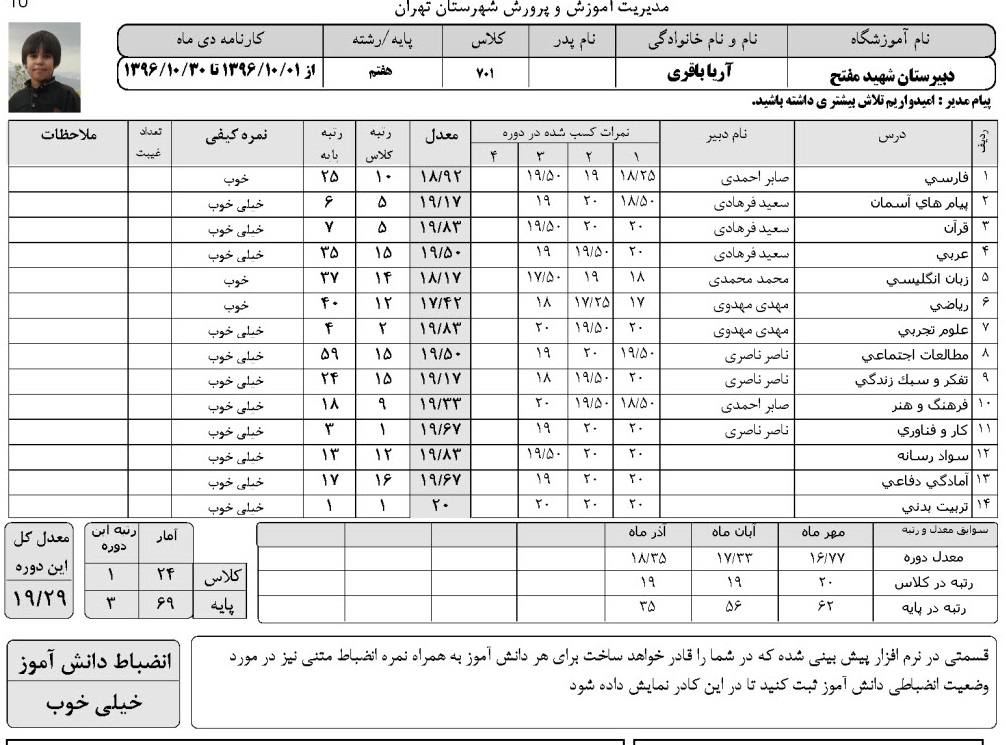
#> input picture imges/F2.jpg, 1006 x 745 px, found by its file name
$ python Preprocess.py
#> lines starting #> are read from the running program, lines starting #| are printed output that depends on the picture; after the words box and inside, x2 and y2 are one past the last pixel; in counts of white or black regions, pixels touching at a corner belong together
import cv2
import os
import numpy as np
import csv


def read_img(path):
#> called with path = 'imges\\F2.jpg'
    img = cv2.imread(path)
#> img is the input picture: shape (745, 1006, 3); mean B, G, R 228.6, 228.7, 228.7
    return img

def enhancing_image(img):
    image = img.copy()

    height =image.shape[0]
#> height = 745
    width = image.shape[1]
#> width = 1006

    w =int(image.shape[0] * 8)
#> w = 5960
    h =int(image.shape[1] * 8)
#> h = 8048
    image = cv2.resize(image, (w, h),interpolation=cv2.INTER_CUBIC)

    mask = np.zeros(image.shape, dtype=np.uint8)
    gray = cv2.cvtColor(image, cv2.COLOR_BGR2GRAY)
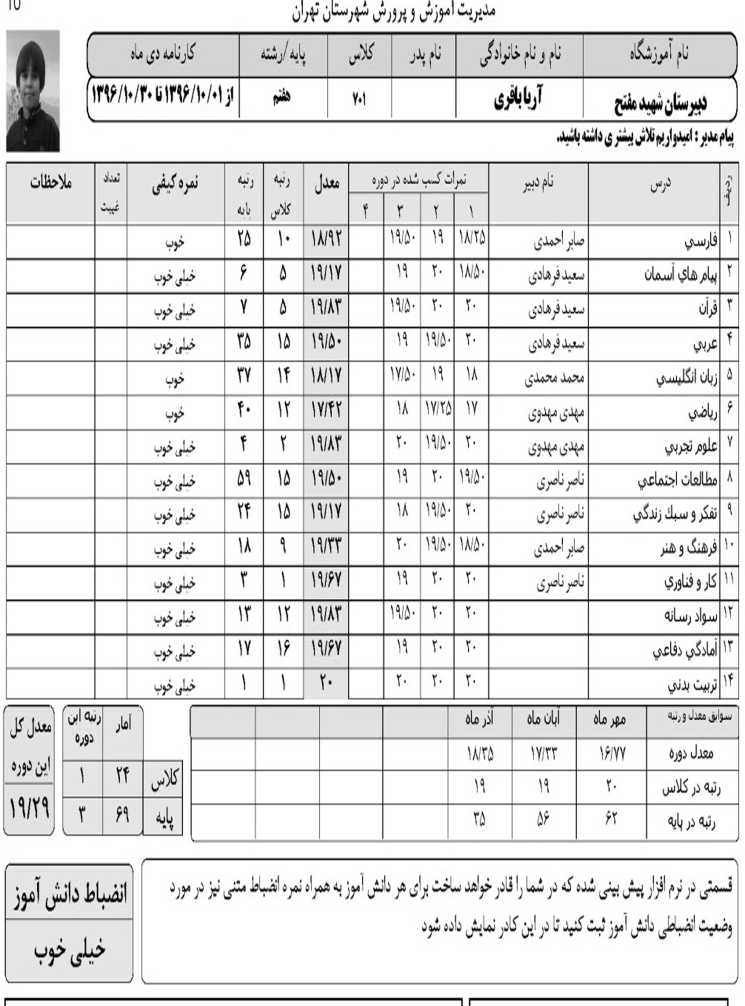
#> gray: shape (8048, 5960) (shown at 1/8 size); min 0, max 255, mean 228
    thresh = cv2.threshold(gray, 0, 255, cv2.THRESH_BINARY_INV + cv2.THRESH_OTSU)[1]
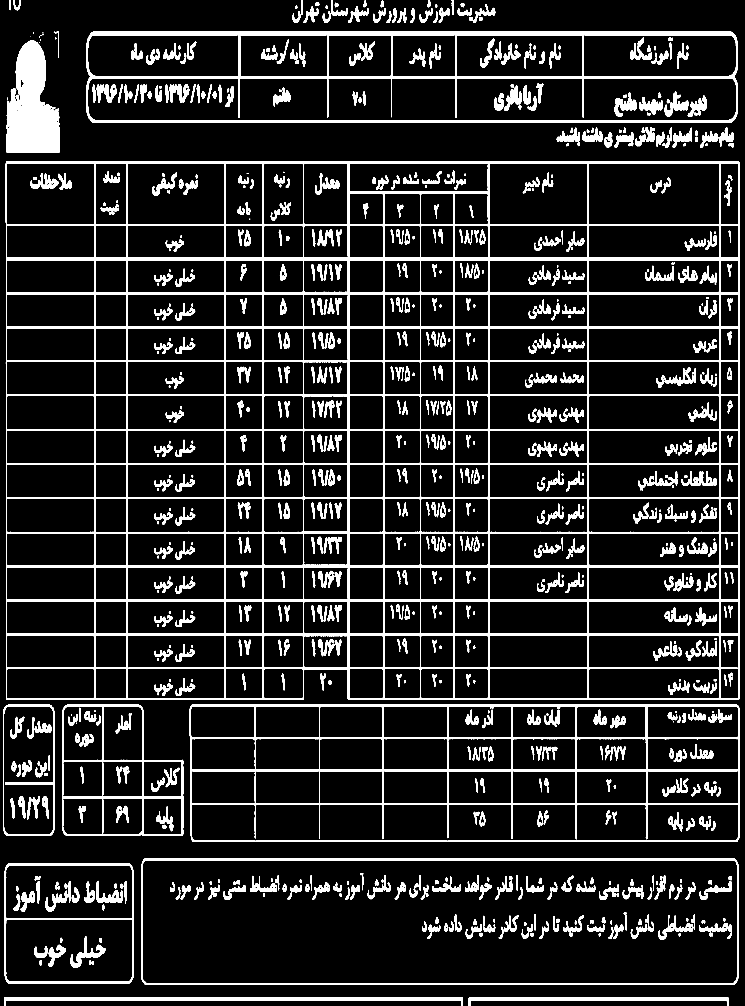
#> thresh: shape (8048, 5960) (shown at 1/8 size); 11% white; 1046 white regions (8 under 20 px)

    cnts = cv2.findContours(thresh, cv2.RETR_TREE, cv2.CHAIN_APPROX_SIMPLE)
#> cnts = 1537 contours, 38 with area under 20; largest, box (x1, y1, x2, y2) and area: (47, 1292, 5914, 5598) 25148404, (1131, 6865, 5907, 7875) 4815264, (1137, 6881, 5902, 7865) 4675192, (692, 252, 5902, 982) 3776650, (1516, 5636, 5913, 6735) 3552679
    cnts = cnts[0] if len(cnts) == 2 else cnts[1]
    for c in cnts:
        area = cv2.contourArea(c)
        if area < 10000:
            cv2.drawContours(mask, [c], -1, (255,255,255), -1)
#> this loop made 1537 passes
#> area on passes 1 to 3: 50911.5, 89084.5, 982145

    mask = cv2.cvtColor(mask, cv2.COLOR_BGR2GRAY)
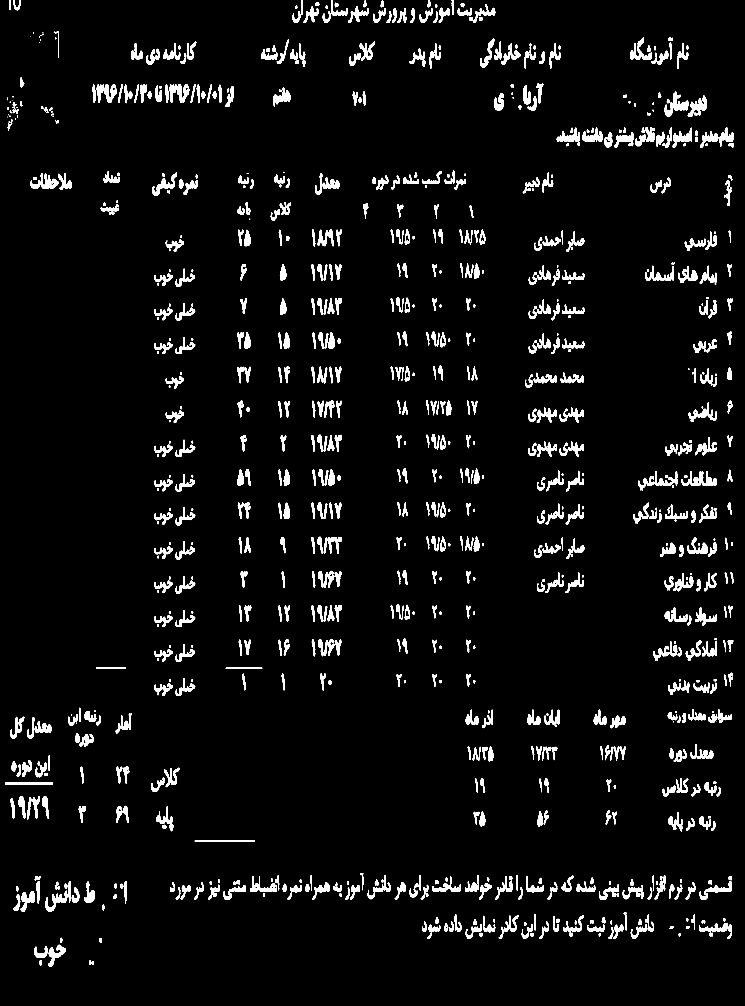
#> mask: shape (8048, 5960) (shown at 1/8 size); 4% white; 1076 white regions (12 under 20 px), largest, box (x1, y1, x2, y2) and area: (5503, 766, 5656, 931) 10322, (4455, 1022, 4639, 1169) 9705, (1219, 1382, 1415, 1565) 9440
    result = cv2.bitwise_and(image,image,mask=mask)
    result[mask==0] = (255,255,255)

    enhanced_img = cv2.resize(result, (width, height),interpolation=cv2.INTER_CUBIC)
    cv2.imshow('enhanced image', enhanced_img)
    cv2.waitKey()
    return enhanced_img

def detect_word(enhanced_img):
    word_count = 0
    pos = []
    words = {}
    image = enhanced_img.copy()
    gray = cv2.cvtColor(image, cv2.COLOR_BGR2GRAY)
#> gray: shape (745, 1006)
    blurred = cv2.blur(gray, (15, 12))
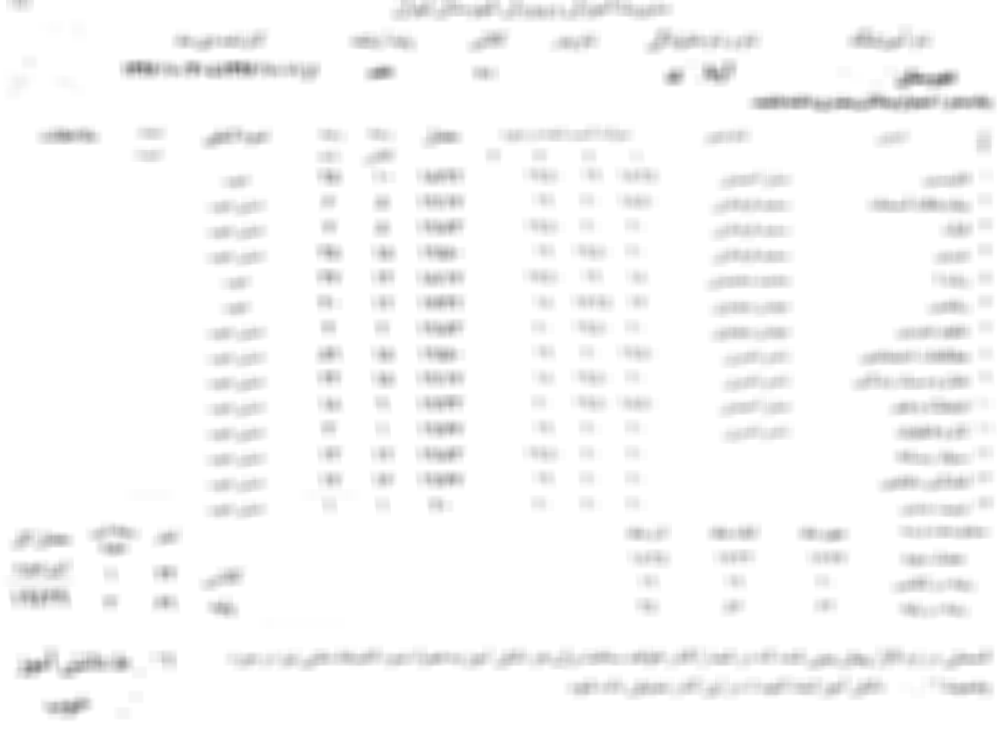
#> blurred: shape (745, 1006); min 123, max 255, mean 248.2
    thresh = cv2.threshold(blurred, 0, 255, cv2.THRESH_BINARY_INV + cv2.THRESH_OTSU)[1]
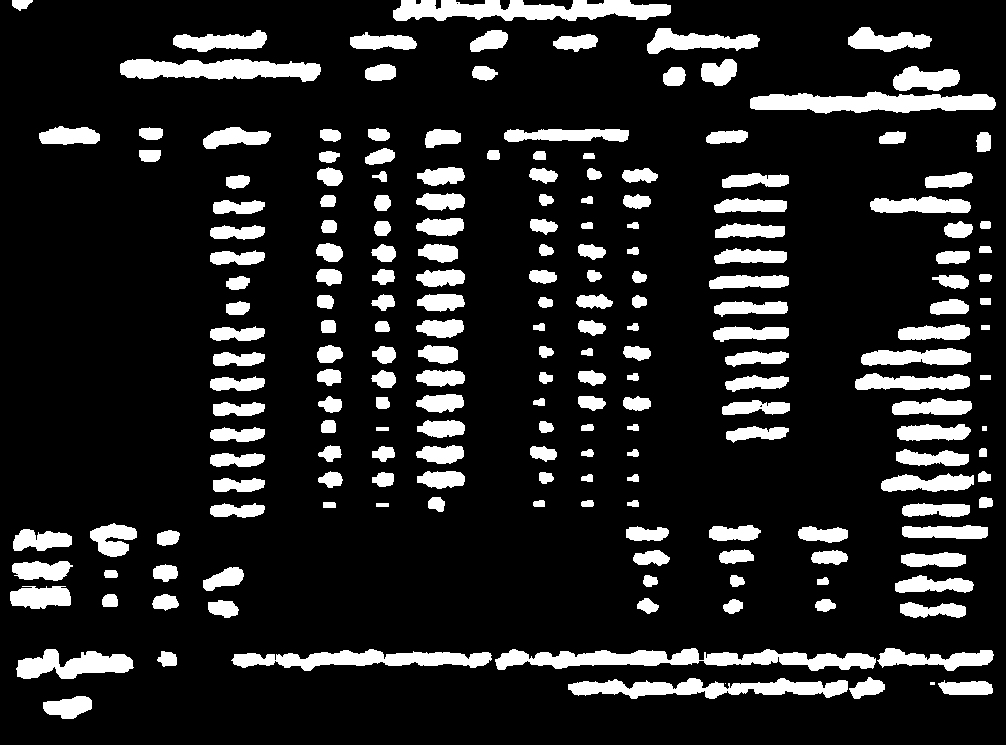
#> thresh: shape (745, 1006); 14.5% white; 202 white regions (2 under 20 px)
    # cv2.imshow(thresh)
    cnts = cv2.findContours(thresh, cv2.RETR_EXTERNAL, cv2.CHAIN_APPROX_SIMPLE)
#> cnts = 202 contours, 3 with area under 20; largest, box (x1, y1, x2, y2) and area: (495, 648, 876, 671) 4242, (393, 0, 671, 21) 3812, (750, 91, 996, 114) 3492, (120, 59, 321, 82) 3036, (568, 678, 848, 699) 3032
    cnts = cnts[0] if len(cnts) == 2 else cnts[1]
    for c in cnts:
        x, y, w, h = cv2.boundingRect(c)
        if (x == 0):  x+=5
        if (y == 0):  y+=5
        if ([x,y,w,h] not in pos and w > 0 and h > 0) :
            word = image[y-5:y+h+5, x-5:x+w+5]
            word_pos=[x, y, w, h]
            pos.append([x, y, w, h])
            words[word_count]={'img' : word,'pos':word_pos}
            word_count += 1
            cv2.rectangle(enhanced_img, (x-5, y-5), (x+w+5, y+h+5), (0, 255, 0), 2)
#> this loop made 202 passes
#> (c, x, y, w, h) on passes 3, 40: ([[930, 682], [930, 684], [934, 684], [934, 682]], 930, 682, 5, 3), ([[376, 503], [376, 506], [388, 506], [388, 503]], 376, 503, 13, 4)
#> (x, y, w, h) on passes 1, 2, 4, 5, 6, 7: (43, 696, 49, 23), (725, 683, 1, 1), (938, 680, 55, 15), (568, 678, 280, 21), (849, 677, 36, 22), (157, 651, 20, 16)
#> pass 1, in detect_word, `word = image[y-5:y+h+5, x-5:x+w+5]`:
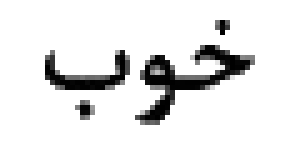
#> word: shape (33, 59, 3) (shown 5 times larger); min 0, max 255, mean 231.3
#> after the loop:
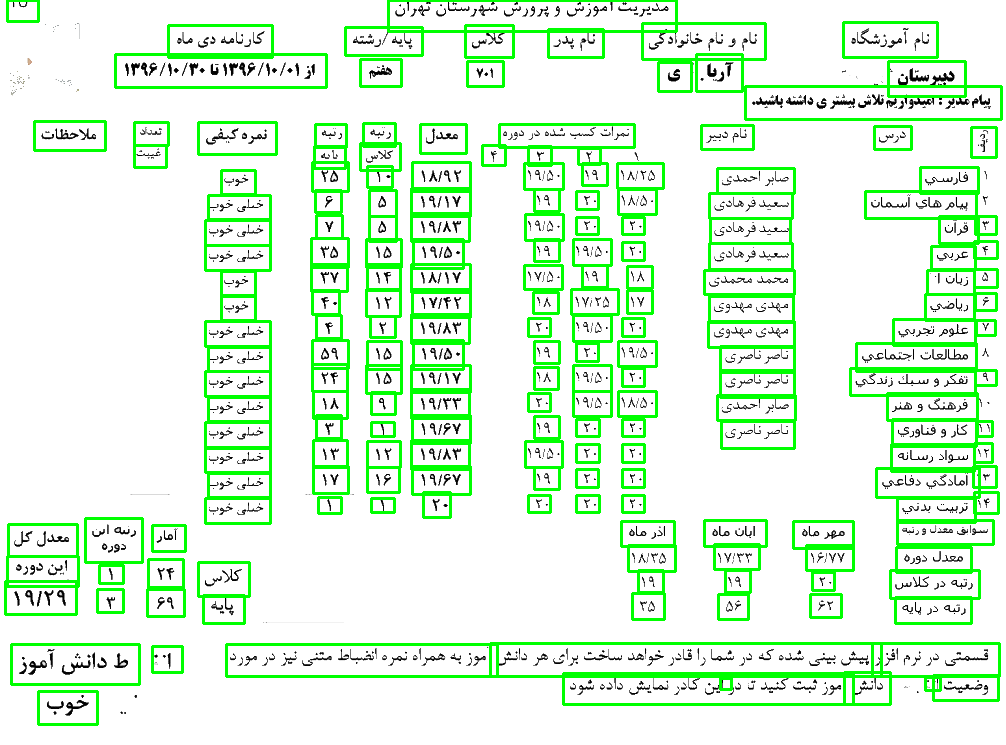
#> enhanced_img: shape (745, 1006, 3); mean of channels 0, 1, 2 219.5, 248.2, 219.5; drawn as B, G, R
    cv2.imshow('words detect', enhanced_img)
    cv2.waitKey()
    return words


def save_words(words):
    # header = ['name','x', 'y', 'w', 'h']
    with open('words\\words.csv', 'w', newline="", encoding='utf8') as file:
        writer = csv.writer(file)
        # writer.writerow(header)
        for i, (key , values) in enumerate(words.items()):
            writer.writerow([str(key), str(values['pos'][0]), str(values['pos'][1]), str(values['pos'][2]), str(values['pos'][3])])
            cv2.imwrite('words/' + str(key) + '.png', values['img'])


def main(path = 'imges\\F2.jpg'):
    img = read_img(path)
    cv2.imshow('img',img)
    cv2.waitKey()
    enhanc_img = enhancing_image(img)
    words = detect_word(enhanc_img)
    save_words(words)


if __name__ == "__main__":
    main()

$ run again, with imges/F1.jpg copied over imges/F2.jpg
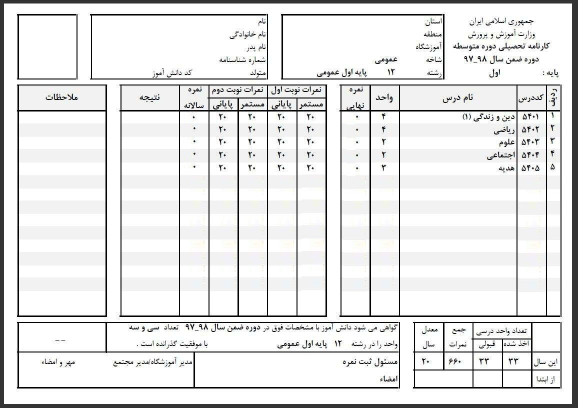
#> input picture imges/F1.jpg, 1155 x 815 px, found by its file name (shown at 1/2 size)
#> in read_img, img is the input picture: shape (815, 1155, 3); mean B, G, R 229.4, 229.6, 229.5
#> in enhancing_image, `thresh = cv2.threshold(gray, 0, 255, cv2.THRESH_BINARY_INV + cv2.THRES..`:
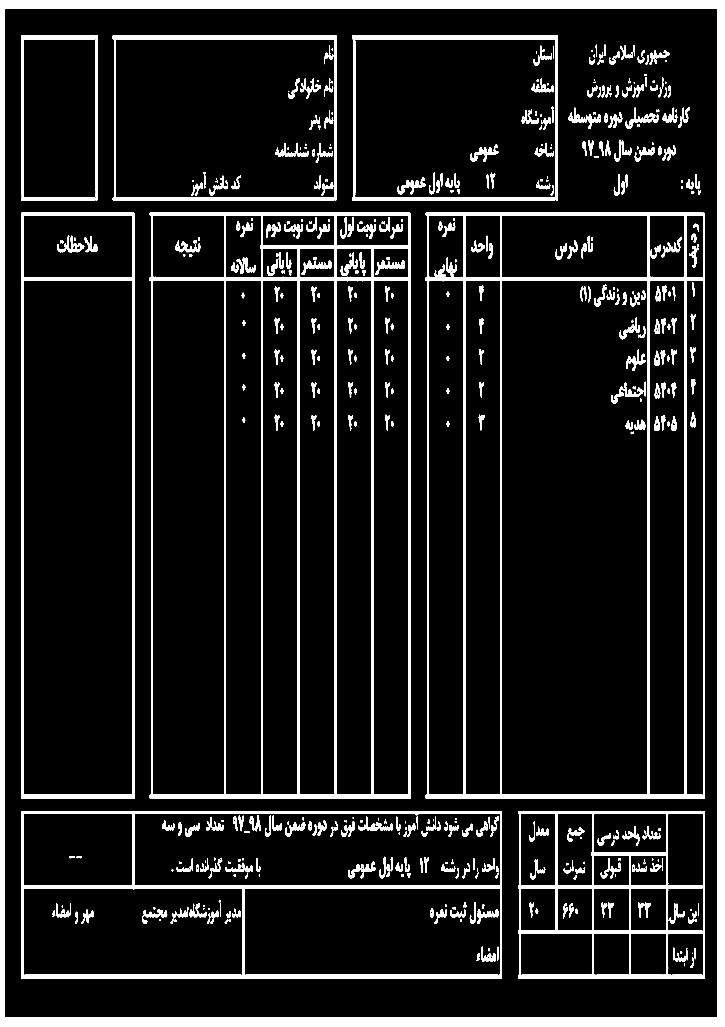
#> thresh: shape (9240, 6520) (shown at 1/9 size); 9.6% white; 649 white regions (4 under 20 px)
#> in enhancing_image, `cnts = cv2.findContours(thresh, cv2.RETR_TREE, cv2.CHAIN_APPROX_SIMPLE)`: cnts = 815 contours, 10 with area under 20; largest, box (x1, y1, x2, y2) and area: (0, 0, 6520, 9240) 60229041, (44, 78, 6459, 9162) 58258334, (3832, 1914, 6323, 7189) 12306180, (1348, 1914, 3693, 7189) 12292370, (4515, 2527, 5832, 7155) 6086194
#> the loop in enhancing_image, `for c in cnts:` made 815 passes
#> area on passes 2 to 4: 58258334, 112.5, 671
#> mask: shape (9240, 6520); 1.6% white; 636 white regions (4 under 20 px), largest, box (x1, y1, x2, y2) and area: (3378, 2346, 3645, 2473) 10342, (2716, 2346, 2982, 2473) 10265, (1578, 2165, 1801, 2269) 9110
#> in detect_word, `cnts = cv2.findContours(thresh, cv2.RETR_EXTERNAL, cv2.CHAIN_APPROX_SI..`: cnts = 106 contours, 1 with area under 20; largest, box (x1, y1, x2, y2) and area: (368, 645, 527, 668) 2058, (925, 109, 1081, 132) 2004, (528, 649, 668, 669) 1550, (223, 717, 354, 736) 1515, (280, 681, 417, 698) 1503
#> the loop in detect_word, `for c in cnts:` made 106 passes
#> (c, x, y, w, h) on pass 1: ([[1101, 756], [1101, 763], [1102, 762], [1101, 761]], 1101, 756, 2, 8)
#> after the loop in detect_word, `for c in cnts:`:
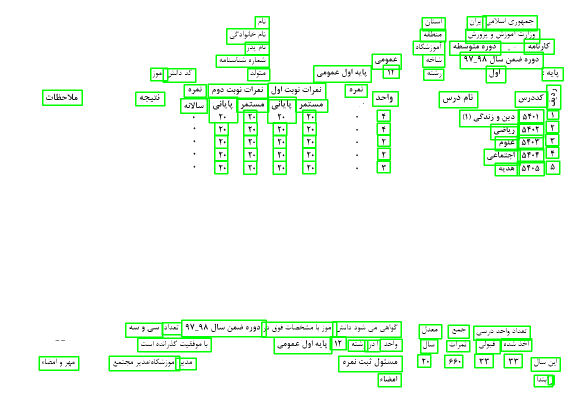
#> enhanced_img: shape (815, 1155, 3) (shown at 1/2 size); mean of channels 0, 1, 2 238.9, 252, 238.9; drawn as B, G, R
#> the loop in save_words, `for i, (key , values) in enumerate(words.items()):` made 106 passes
